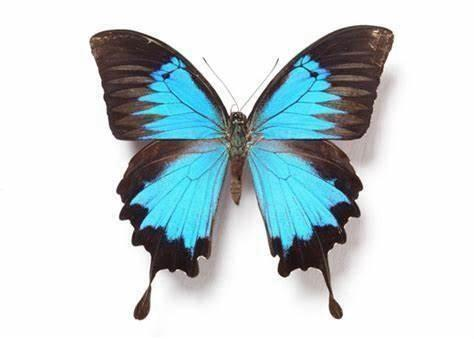
#> input picture input.jpg, 474 x 339 px, found by its file name
$ python pixel.py
#> lines starting #> are read from the running program, lines starting #| are printed output that depends on the picture
'Task 2:Develop a simple image encryption tool using pixel manipulation.'
'You can perform operations like swapping pixel values or applying a basic mathematical operation to each pixel.'
'Allow users to encrypt and decrypt images.'

from PIL import Image


def encrypt_image(input_path, output_path, key):
    img = Image.open(input_path)
#> img is the input picture: PIL image 474x339 RGB; mean R, G, B 197.4, 210.1, 213.4
    pixels = img.load()

    width, height = img.size
#> width = 474; height = 339
    for i in range(width):
        for j in range(height):
            r, g, b = pixels[i, j]

            encrypted_pixel = (r, b, g)
            pixels[i, j] = encrypted_pixel

    img.save(output_path)
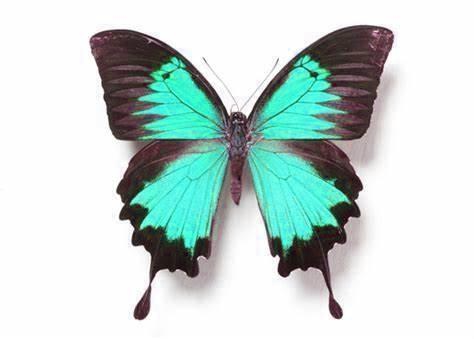
#> saved as encrypted_image.jpg: PIL image 474x339 RGB; mean R, G, B 197.4, 213.4, 210.1
    print("Image encrypted successfully!")


def decrypt_image(input_path, output_path, key):
    img = Image.open(input_path)
    pixels = img.load()

    width, height = img.size
#> width = 474; height = 339
    for i in range(width):
        for j in range(height):
            r, g, b = pixels[i, j]

            decrypted_pixel = (b, g, r)
            pixels[i, j] = decrypted_pixel

    img.save(output_path)
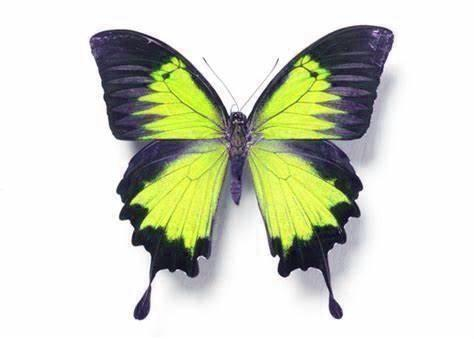
#> saved as decrypted_image.jpg: PIL image 474x339 RGB; mean R, G, B 210.1, 213.4, 197.4
    print("Image decrypted successfully!")


input_image = r"C:\Users\Krathan\Pictures\Saved Pictures\input.jpg"
encrypted_image = r"C:\Users\Krathan\Pictures\Saved Pictures\encrypted_image.jpg"
decrypted_image = r"C:\Users\Krathan\Pictures\Saved Pictures\decrypted_image.jpg"


encrypt_image(input_image, encrypted_image, key=None)
decrypt_image(encrypted_image, decrypted_image, key=None)
